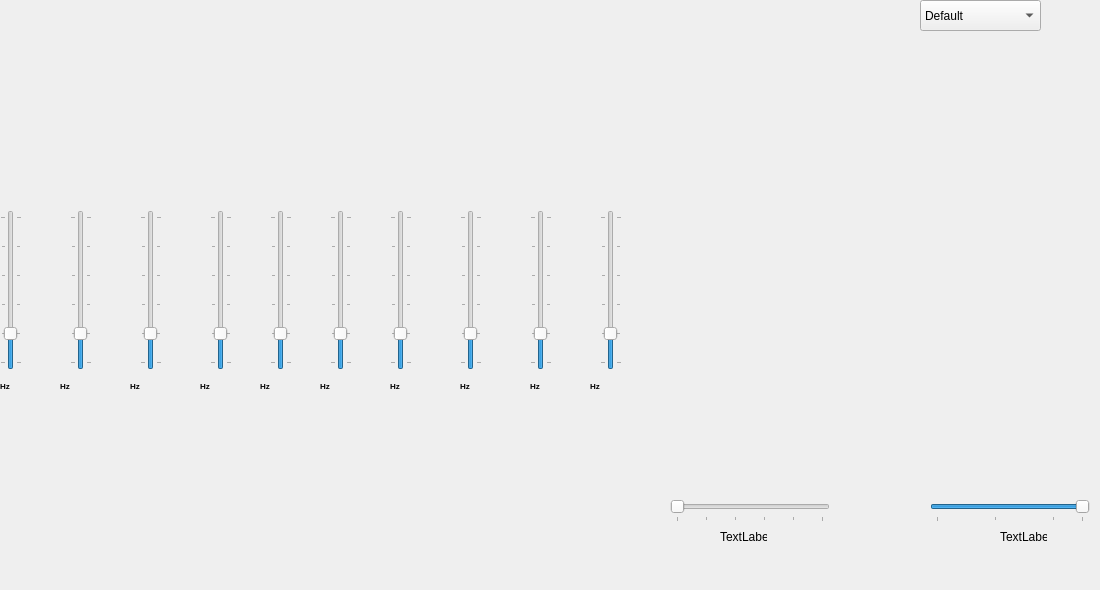
    <widget class="QWidget" name="tab">
     <attribute name="title">
      <string>Tab 1</string>
     </attribute>
     <widget class="QSlider" name="vSlider5">
      <property name="geometry">
       <rect>
        <x>270</x>
        <y>210</y>
        <width>22</width>
        <height>160</height>
       </rect>
      </property>
      <property name="minimumSize">
       <size>
        <width>22</width>
        <height>160</height>
       </size>
      </property>
      <property name="maximum">
       <number>5</number>
      </property>
      <property name="value">
       <number>1</number>
      </property>
      <property name="orientation">
       <enum>Qt::Vertical</enum>
      </property>
      <property name="tickPosition">
       <enum>QSlider::TicksBothSides</enum>
      </property>
      <property name="tickInterval">
       <number>1</number>
      </property>
     </widget>
     <widget class="PlotWidget" name="afterWidget" native="true">
      <property name="geometry">
       <rect>
        <x>0</x>
        <y>400</y>
        <width>611</width>
        <height>181</height>
       </rect>
      </property>
     </widget>
     <widget class="QLabel" name="label_5">
      <property name="geometry">
       <rect>
        <x>260</x>
        <y>370</y>
        <width>51</width>
        <height>31</height>
       </rect>
      </property>
      <property name="font">
       <font>
        <pointsize>6</pointsize>
        <weight>75</weight>
        <bold>true</bold>
       </font>
      </property>
      <property name="text">
       <string>Hz</string>
      </property>
     </widget>
     <widget class="QSlider" name="spectroSlider2">
      <property name="geometry">
       <rect>
        <x>930</x>
        <y>500</y>
        <width>160</width>
        <height>22</height>
       </rect>
      </property>
      <property name="minimumSize">
       <size>
        <width>22</width>
        <height>22</height>
       </size>
      </property>
      <property name="minimum">
       <number>5</number>
      </property>
      <property name="maximum">
       <number>10</number>
      </property>
      <property name="singleStep">
       <number>1</number>
      </property>
      <property name="pageStep">
       <number>2</number>
      </property>
      <property name="value">
       <number>10</number>
      </property>
      <property name="orientation">
       <enum>Qt::Horizontal</enum>
      </property>
      <property name="tickPosition">
       <enum>QSlider::TicksBelow</enum>
      </property>
     </widget>
     <widget class="QSlider" name="vSlider6">
      <property name="geometry">
       <rect>
        <x>330</x>
        <y>210</y>
        <width>22</width>
        <height>160</height>
       </rect>
      </property>
      <property name="minimumSize">
       <size>
        <width>22</width>
        <height>160</height>
       </size>
      </property>
      <property name="maximum">
       <number>5</number>
      </property>
      <property name="value">
       <number>1</number>
      </property>
      <property name="orientation">
       <enum>Qt::Vertical</enum>
      </property>
      <property name="tickPosition">
       <enum>QSlider::TicksBothSides</enum>
      </property>
      <property name="tickInterval">
       <number>1</number>
      </property>
     </widget>
     <widget class="QLabel" name="label_6">
      <property name="geometry">
       <rect>
        <x>320</x>
        <y>370</y>
        <width>51</width>
        <height>31</height>
       </rect>
      </property>
      <property name="font">
       <font>
        <pointsize>6</pointsize>
        <weight>75</weight>
        <bold>true</bold>
       </font>
      </property>
      <property name="text">
       <string>Hz</string>
      </property>
     </widget>
     <widget class="QSlider" name="vSlider2">
      <property name="geometry">
       <rect>
        <x>70</x>
        <y>210</y>
        <width>22</width>
        <height>160</height>
       </rect>
      </property>
      <property name="minimumSize">
       <size>
        <width>22</width>
        <height>160</height>
       </size>
      </property>
      <property name="maximum">
       <number>5</number>
      </property>
      <property name="value">
       <number>1</number>
      </property>
      <property name="orientation">
       <enum>Qt::Vertical</enum>
      </property>
      <property name="tickPosition">
       <enum>QSlider::TicksBothSides</enum>
      </property>
      <property name="tickInterval">
       <number>1</number>
      </property>
     </widget>
     <widget class="QLabel" name="label_2">
      <property name="geometry">
       <rect>
        <x>60</x>
        <y>370</y>
        <width>51</width>
        <height>31</height>
       </rect>
      </property>
      <property name="font">
       <font>
        <pointsize>6</pointsize>
        <weight>75</weight>
        <bold>true</bold>
       </font>
      </property>
      <property name="text">
       <string>Hz</string>
      </property>
     </widget>
     <widget class="PlotWidget" name="spectroWidget" native="true">
      <property name="geometry">
       <rect>
        <x>640</x>
        <y>40</y>
        <width>451</width>
        <height>451</height>
       </rect>
      </property>
     </widget>
     <widget class="QLabel" name="label">
      <property name="geometry">
       <rect>
        <x>0</x>
        <y>370</y>
        <width>51</width>
        <height>31</height>
       </rect>
      </property>
      <property name="font">
       <font>
        <pointsize>6</pointsize>
        <weight>75</weight>
        <bold>true</bold>
       </font>
      </property>
      <property name="text">
       <string>Hz</string>
      </property>
     </widget>
     <widget class="QComboBox" name="comboBox">
      <property name="geometry">
       <rect>
        <x>920</x>
        <y>0</y>
        <width>121</width>
        <height>31</height>
       </rect>
      </property>
      <item>
       <property name="text">
        <string>Default</string>
       </property>
      </item>
      <item>
       <property name="text">
        <string>Palette1</string>
       </property>
      </item>
      <item>
       <property name="text">
        <string>Palette2</string>
       </property>
      </item>
      <item>
       <property name="text">
        <string>Palette3</string>
       </property>
      </item>
      <item>
       <property name="text">
        <string>Palette4</string>
       </property>
      </item>
     </widget>
     <widget class="QSlider" name="vSlider9">
      <property name="geometry">
       <rect>
        <x>530</x>
        <y>210</y>
        <width>22</width>
        <height>160</height>
       </rect>
      </property>
      <property name="minimumSize">
       <size>
        <width>22</width>
        <height>160</height>
       </size>
      </property>
      <property name="maximum">
       <number>5</number>
      </property>
      <property name="value">
       <number>1</number>
      </property>
      <property name="orientation">
       <enum>Qt::Vertical</enum>
      </property>
      <property name="tickPosition">
       <enum>QSlider::TicksBothSides</enum>
      </property>
      <property name="tickInterval">
       <number>1</number>
      </property>
     </widget>
     <widget class="QSlider" name="vSlider7">
      <property name="geometry">
       <rect>
        <x>390</x>
        <y>210</y>
        <width>22</width>
        <height>160</height>
       </rect>
      </property>
      <property name="minimumSize">
       <size>
        <width>22</width>
        <height>160</height>
       </size>
      </property>
      <property name="maximum">
       <number>5</number>
      </property>
      <property name="value">
       <number>1</number>
      </property>
      <property name="orientation">
       <enum>Qt::Vertical</enum>
      </property>
      <property name="tickPosition">
       <enum>QSlider::TicksBothSides</enum>
      </property>
      <property name="tickInterval">
       <number>1</number>
      </property>
     </widget>
     <widget class="PlotWidget" name="beforeWidget" native="true">
      <property name="geometry">
       <rect>
        <x>0</x>
        <y>0</y>
        <width>621</width>
        <height>191</height>
       </rect>
      </property>
     </widget>
     <widget class="QSlider" name="vSlider3">
      <property name="geometry">
       <rect>
        <x>140</x>
        <y>210</y>
        <width>22</width>
        <height>160</height>
       </rect>
      </property>
      <property name="minimumSize">
       <size>
        <width>22</width>
        <height>160</height>
       </size>
      </property>
      <property name="maximum">
       <number>5</number>
      </property>
      <property name="value">
       <number>1</number>
      </property>
      <property name="orientation">
       <enum>Qt::Vertical</enum>
      </property>
      <property name="tickPosition">
       <enum>QSlider::TicksBothSides</enum>
      </property>
      <property name="tickInterval">
       <number>1</number>
      </property>
     </widget>
     <widget class="QLabel" name="label_9">
      <property name="geometry">
       <rect>
        <x>530</x>
        <y>370</y>
        <width>51</width>
        <height>31</height>
       </rect>
      </property>
      <property name="font">
       <font>
        <pointsize>6</pointsize>
        <weight>75</weight>
        <bold>true</bold>
       </font>
      </property>
      <property name="text">
       <string>Hz</string>
      </property>
     </widget>
     <widget class="QLabel" name="label_10">
      <property name="geometry">
       <rect>
        <x>590</x>
        <y>370</y>
        <width>51</width>
        <height>31</height>
       </rect>
      </property>
      <property name="font">
       <font>
        <pointsize>6</pointsize>
        <weight>75</weight>
        <bold>true</bold>
       </font>
      </property>
      <property name="text">
       <string>Hz</string>
      </property>
     </widget>
     <widget class="QLabel" name="label_4">
      <property name="geometry">
       <rect>
        <x>200</x>
        <y>370</y>
        <width>51</width>
        <height>31</height>
       </rect>
      </property>
      <property name="font">
       <font>
        <pointsize>6</pointsize>
        <weight>75</weight>
        <bold>true</bold>
       </font>
      </property>
      <property name="text">
       <string>Hz</string>
      </property>
     </widget>
     <widget class="QSlider" name="vSlider10">
      <property name="geometry">
       <rect>
        <x>600</x>
        <y>210</y>
        <width>22</width>
        <height>160</height>
       </rect>
      </property>
      <property name="minimumSize">
       <size>
        <width>22</width>
        <height>160</height>
       </size>
      </property>
      <property name="maximum">
       <number>5</number>
      </property>
      <property name="value">
       <number>1</number>
      </property>
      <property name="orientation">
       <enum>Qt::Vertical</enum>
      </property>
      <property name="tickPosition">
       <enum>QSlider::TicksBothSides</enum>
      </property>
      <property name="tickInterval">
       <number>1</number>
      </property>
     </widget>
     <widget class="QSlider" name="vSlider4">
      <property name="geometry">
       <rect>
        <x>210</x>
        <y>210</y>
        <width>22</width>
        <height>160</height>
       </rect>
      </property>
      <property name="minimumSize">
       <size>
        <width>22</width>
        <height>160</height>
       </size>
      </property>
      <property name="maximum">
       <number>5</number>
      </property>
      <property name="value">
       <number>1</number>
      </property>
      <property name="orientation">
       <enum>Qt::Vertical</enum>
      </property>
      <property name="tickPosition">
       <enum>QSlider::TicksBothSides</enum>
      </property>
      <property name="tickInterval">
       <number>1</number>
      </property>
     </widget>
     <widget class="QLabel" name="label_8">
      <property name="geometry">
       <rect>
        <x>460</x>
        <y>370</y>
        <width>51</width>
        <height>31</height>
       </rect>
      </property>
      <property name="font">
       <font>
        <pointsize>6</pointsize>
        <weight>75</weight>
        <bold>true</bold>
       </font>
      </property>
      <property name="text">
       <string>Hz</string>
      </property>
     </widget>
     <widget class="QLabel" name="label_3">
      <property name="geometry">
       <rect>
        <x>130</x>
        <y>370</y>
        <width>51</width>
        <height>31</height>
       </rect>
      </property>
      <property name="font">
       <font>
        <pointsize>6</pointsize>
        <weight>75</weight>
        <bold>true</bold>
       </font>
      </property>
      <property name="text">
       <string>Hz</string>
      </property>
     </widget>
     <widget class="QSlider" name="vSlider1">
      <property name="geometry">
       <rect>
        <x>0</x>
        <y>210</y>
        <width>22</width>
        <height>160</height>
       </rect>
      </property>
      <property name="minimumSize">
       <size>
        <width>22</width>
        <height>160</height>
       </size>
      </property>
      <property name="maximum">
       <number>5</number>
      </property>
      <property name="value">
       <number>1</number>
      </property>
      <property name="orientation">
       <enum>Qt::Vertical</enum>
      </property>
      <property name="tickPosition">
       <enum>QSlider::TicksBothSides</enum>
      </property>
      <property name="tickInterval">
       <number>1</number>
      </property>
     </widget>
     <widget class="QSlider" name="vSlider8">
      <property name="geometry">
       <rect>
        <x>460</x>
        <y>210</y>
        <width>22</width>
        <height>160</height>
       </rect>
      </property>
      <property name="minimumSize">
       <size>
        <width>22</width>
        <height>160</height>
       </size>
      </property>
      <property name="layoutDirection">
       <enum>Qt::LeftToRight</enum>
      </property>
      <property name="autoFillBackground">
       <bool>false</bool>
      </property>
      <property name="maximum">
       <number>5</number>
      </property>
      <property name="value">
       <number>1</number>
      </property>
      <property name="tracking">
       <bool>true</bool>
      </property>
      <property name="orientation">
       <enum>Qt::Vertical</enum>
      </property>
      <property name="tickPosition">
       <enum>QSlider::TicksBothSides</enum>
      </property>
      <property name="tickInterval">
       <number>1</number>
      </property>
     </widget>
     <widget class="QLabel" name="label_7">
      <property name="geometry">
       <rect>
        <x>390</x>
        <y>370</y>
        <width>51</width>
        <height>31</height>
       </rect>
      </property>
      <property name="font">
       <font>
        <pointsize>6</pointsize>
        <weight>75</weight>
        <bold>true</bold>
       </font>
      </property>
      <property name="text">
       <string>Hz</string>
      </property>
     </widget>
     <widget class="QSlider" name="spectroSlider1">
      <property name="geometry">
       <rect>
        <x>670</x>
        <y>500</y>
        <width>160</width>
        <height>22</height>
       </rect>
      </property>
      <property name="minimumSize">
       <size>
        <width>22</width>
        <height>22</height>
       </size>
      </property>
      <property name="minimum">
       <number>0</number>
      </property>
      <property name="maximum">
       <number>5</number>
      </property>
      <property name="pageStep">
       <number>1</number>
      </property>
      <property name="value">
       <number>0</number>
      </property>
      <property name="orientation">
       <enum>Qt::Horizontal</enum>
      </property>
      <property name="tickPosition">
       <enum>QSlider::TicksBelow</enum>
      </property>
     </widget>
     <widget class="QLabel" name="spectroSliderLabel1">
      <property name="geometry">
       <rect>
        <x>720</x>
        <y>530</y>
        <width>47</width>
        <height>13</height>
       </rect>
      </property>
      <property name="text">
       <string>TextLabel</string>
      </property>
     </widget>
     <widget class="QLabel" name="spectroSliderLabel2">
      <property name="geometry">
       <rect>
        <x>1000</x>
        <y>530</y>
        <width>47</width>
        <height>13</height>
       </rect>
      </property>
      <property name="text">
       <string>TextLabel</string>
      </property>
     </widget>
    </widget>
